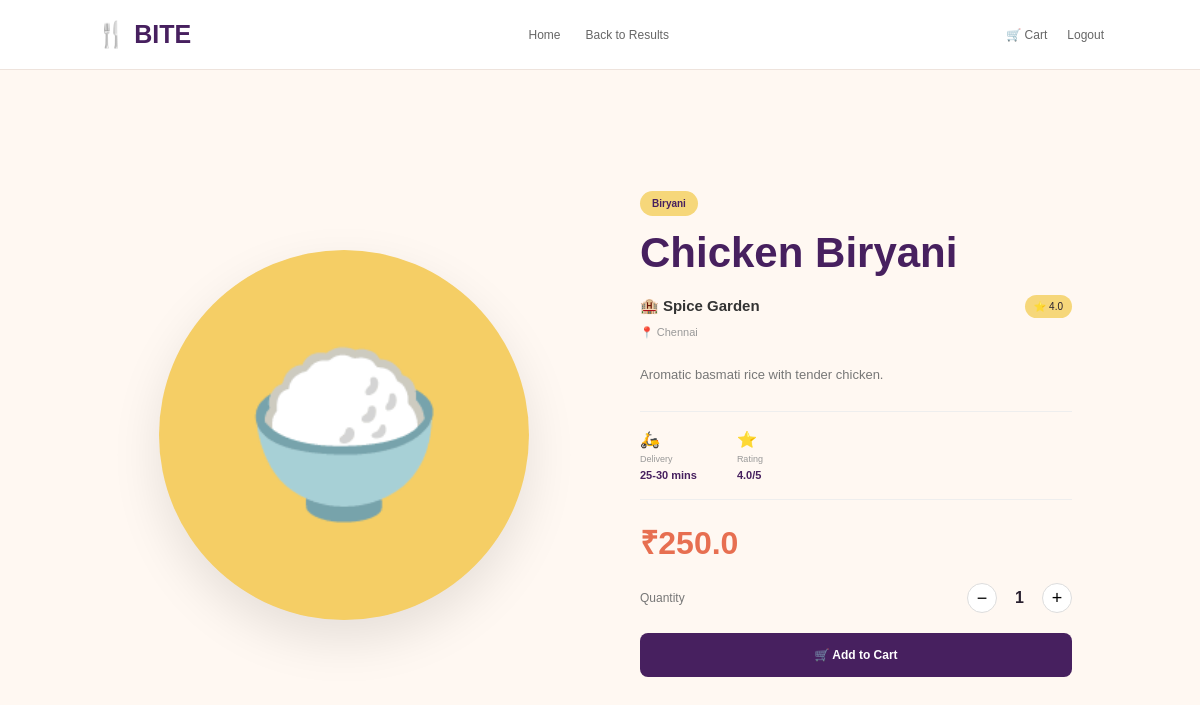
The app's page /food/1 (signed in) with its own data.
### tables this page shows
CREATE TABLE foods (
            id INTEGER PRIMARY KEY AUTOINCREMENT,
            restaurant_id INTEGER NOT NULL,
            food_name TEXT NOT NULL,
            category TEXT,
            description TEXT,
            price REAL NOT NULL,
            image TEXT,
            availability TEXT DEFAULT 'Available',

            FOREIGN KEY (restaurant_id)
            REFERENCES restaurants(id)
        );

CREATE TABLE restaurants (
            id INTEGER PRIMARY KEY AUTOINCREMENT,
            name TEXT NOT NULL,
            description TEXT,
            location TEXT,
            phone TEXT,
            rating REAL DEFAULT 0,
            delivery_time TEXT,
            image TEXT,
            status TEXT DEFAULT 'Open'
        );

### app.py (the view)
@app.route("/food/<int:food_id>")
def food_details(food_id):
    if "user_id" not in session:
        return redirect(url_for("login"))
    conn = get_db_connection()
    food = conn.execute("""
        SELECT
            foods.id AS food_id,
            foods.food_name,
            foods.description,
            foods.price,
            foods.category,
            restaurants.id AS restaurant_id,
            restaurants.name AS restaurant_name,
            restaurants.location,
            restaurants.rating,
            restaurants.delivery_time

        FROM foods

        JOIN restaurants
        ON foods.restaurant_id = restaurants.id

        WHERE foods.id = ?
    """, (food_id,)).fetchone()
    conn.close()
    if not food:
        return "Food not found", 404
    return render_template(
        "food_details.html",
        food=food
    )

### app.py (called while the page is built)
def get_db_connection():
    conn = sqlite3.connect(DATABASE)
    conn.row_factory = sqlite3.Row
    return conn

### templates/food_details.html (shortened to what this page needs)
<!DOCTYPE html>
<html lang="en">
<head>
    <link rel="stylesheet"
          href="{{ url_for('static', filename='css/food_details.css') }}">
</head>
<body>
<header class="navbar">
    <div class="logo">
        🍴 BITE
    </div>
    <nav>
        <a href="/customer-home">
            Home
        </a>
        <a href="/search?q={{ food.food_name }}&location={{ food.location }}">
    Back to Results
</a>
    </nav>
    <div class="nav-right">
        <a href="#">
            🛒 Cart
        </a>
        <a href="/logout">
            Logout
        </a>
    </div>
</header>
<section class="details-container">
    <div class="food-display">
        <div class="food-circle">
            {% if food.category == "Biryani" %}
                🍚
            {% elif food.category == "Pizza" %}
                🍕
            {% elif food.category == "Burger" %}
                🍔
            {% elif food.category == "Noodles" %}
                🍜
            {% elif food.category == "Dessert" %}
                🍰
            {% else %}
                🍴
            {% endif %}
        </div>
    </div>
    <div class="food-info">
        <span class="category">
            {{ food.category }}
        </span>
        <h1>
            {{ food.food_name }}
        </h1>
        <div class="restaurant">
            <h3>
                🏨 {{ food.restaurant_name }}
            </h3>
            <span>
                ⭐ {{ food.rating }}
            </span>
        </div>
        <p class="location">
            📍 {{ food.location }}
        </p>
        <p class="description">
            {{ food.description }}
        </p>
        <div class="delivery">
            <div>
                🛵
                <span>Delivery</span>
                <strong>{{ food.delivery_time }}</strong>
            </div>
            <div>
                ⭐
                <span>Rating</span>
                <strong>{{ food.rating }}/5</strong>
            </div>
        </div>
        <div class="price">
            ₹{{ food.price }}
        </div>
        <div class="quantity-section">
            <label>
                Quantity
            </label>
            <div class="quantity">
                <button
                    type="button"
                    onclick="decreaseQuantity()">
                    −
                </button>
                <span id="quantity">
                    1
                </span>
                <button
                    type="button"
                    onclick="increaseQuantity()">
                    +
                </button>
            </div>
        </div>
        <form
            action="/add-to-cart"
            method="POST">
            <button
                type="submit"
                class="cart-btn">
                🛒 Add to Cart
            </button>
        </form>
    </div>
</section>
</body>
</html>

### static/css/food_details.css (style rules this page uses)
* { margin: 0; padding: 0; box-sizing: border-box; }
body { font-family: Arial, sans-serif; background: #fff8f2; color: #29202f; }
.navbar { height: 70px; background: white; display: flex; align-items: center; justify-content: space-between; padding: 0 8%; border-bottom: 1px solid #eee3dc; }
.logo { color: #47205f; font-size: 25px; font-weight: bold; }
.navbar nav { display: flex; gap: 25px; }
.navbar nav a, .nav-right a { text-decoration: none; color: #666; font-size: 12px; }
.nav-right { display: flex; gap: 20px; }
.details-container { min-height: calc(100vh - 70px); display: flex; align-items: center; justify-content: center; gap: 80px; padding: 60px 10%; }
.food-display { width: 45%; display: flex; justify-content: center; }
.food-circle { width: 370px; height: 370px; border-radius: 50%; background: #f5ce65; display: flex; align-items: center; justify-content: center; font-size: 160px; box-shadow: 0 20px 50px rgba(0,0,0,0.1); }
.food-info { width: 45%; }
.category { background: #f6d77a; color: #47205f; padding: 7px 12px; border-radius: 15px; font-size: 10px; font-weight: bold; }
.food-info h1 { color: #47205f; font-size: 42px; margin: 18px 0; }
.restaurant { display: flex; justify-content: space-between; align-items: center; }
.restaurant h3 { font-size: 15px; color: #333; }
.restaurant span { background: #f6d77a; padding: 6px 9px; border-radius: 15px; font-size: 10px; }
.location { color: #999; font-size: 11px; margin-top: 8px; }
.description { color: #777; line-height: 1.7; font-size: 13px; margin: 25px 0; }
.delivery { display: flex; gap: 40px; border-top: 1px solid #eee; border-bottom: 1px solid #eee; padding: 18px 0; margin-bottom: 20px; }
.delivery div { display: flex; flex-direction: column; gap: 5px; }
.delivery span { color: #999; font-size: 9px; }
.delivery strong { color: #47205f; font-size: 11px; }
.price { color: #e76f51; font-size: 32px; font-weight: bold; }
.quantity-section { display: flex; align-items: center; justify-content: space-between; margin: 20px 0; }
.quantity-section label { font-size: 12px; color: #777; }
.quantity { display: flex; align-items: center; gap: 18px; }
.quantity button { width: 30px; height: 30px; border: 1px solid #ddd; background: white; border-radius: 50%; cursor: pointer; font-size: 18px; }
.quantity span { font-weight: bold; }
.cart-btn { width: 100%; padding: 15px; border: none; background: #47205f; color: white; border-radius: 8px; cursor: pointer; font-weight: bold; font-size: 12px; }

### records on screen
foods: category "Biryani", food_name "Chicken Biryani", description "Aromatic basmati rice with tender chicken.", price "250.0"
restaurants: restaurant_name "Spice Garden", rating "4.0", location "Chennai", delivery_time "25-30 mins"
